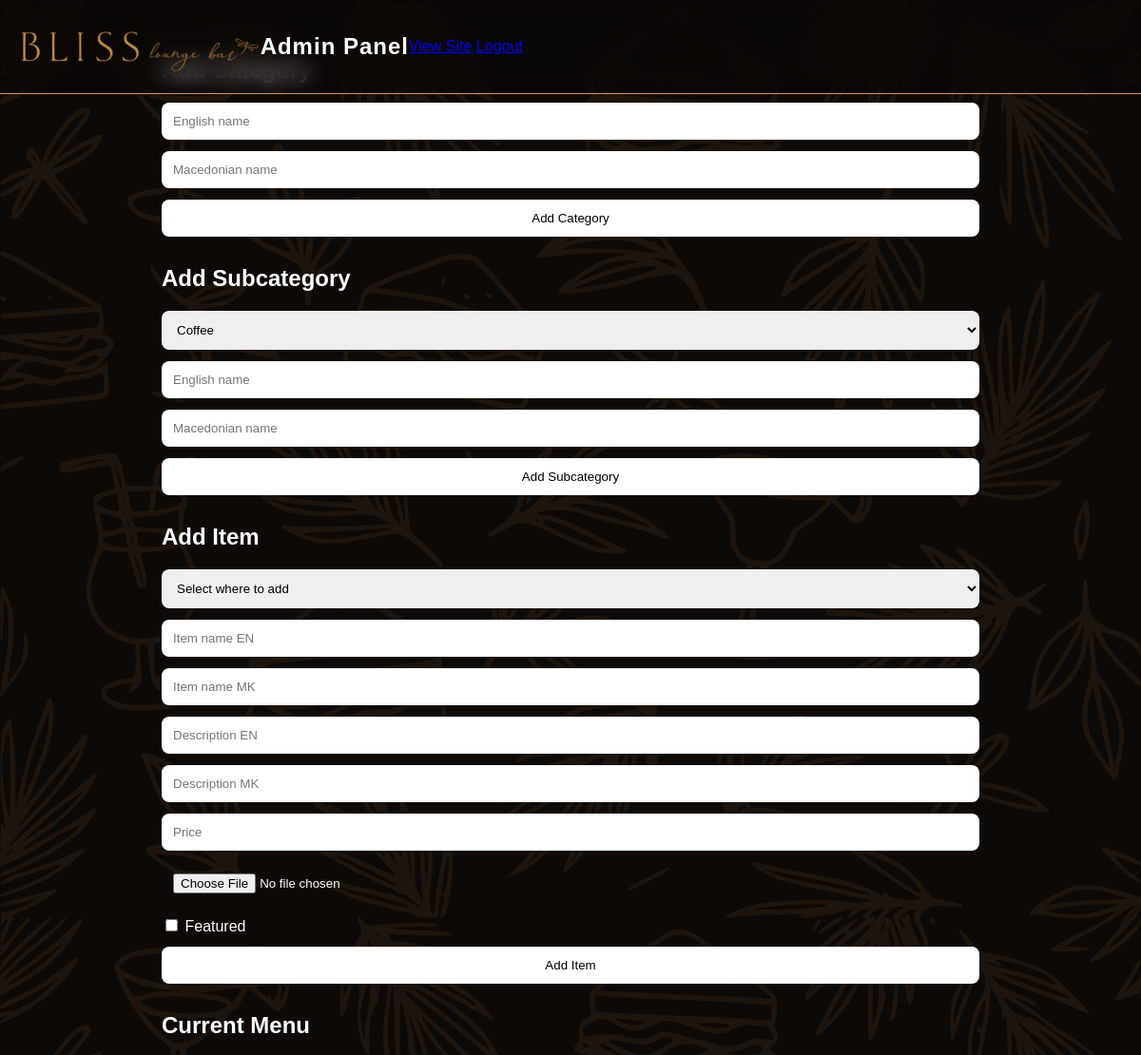
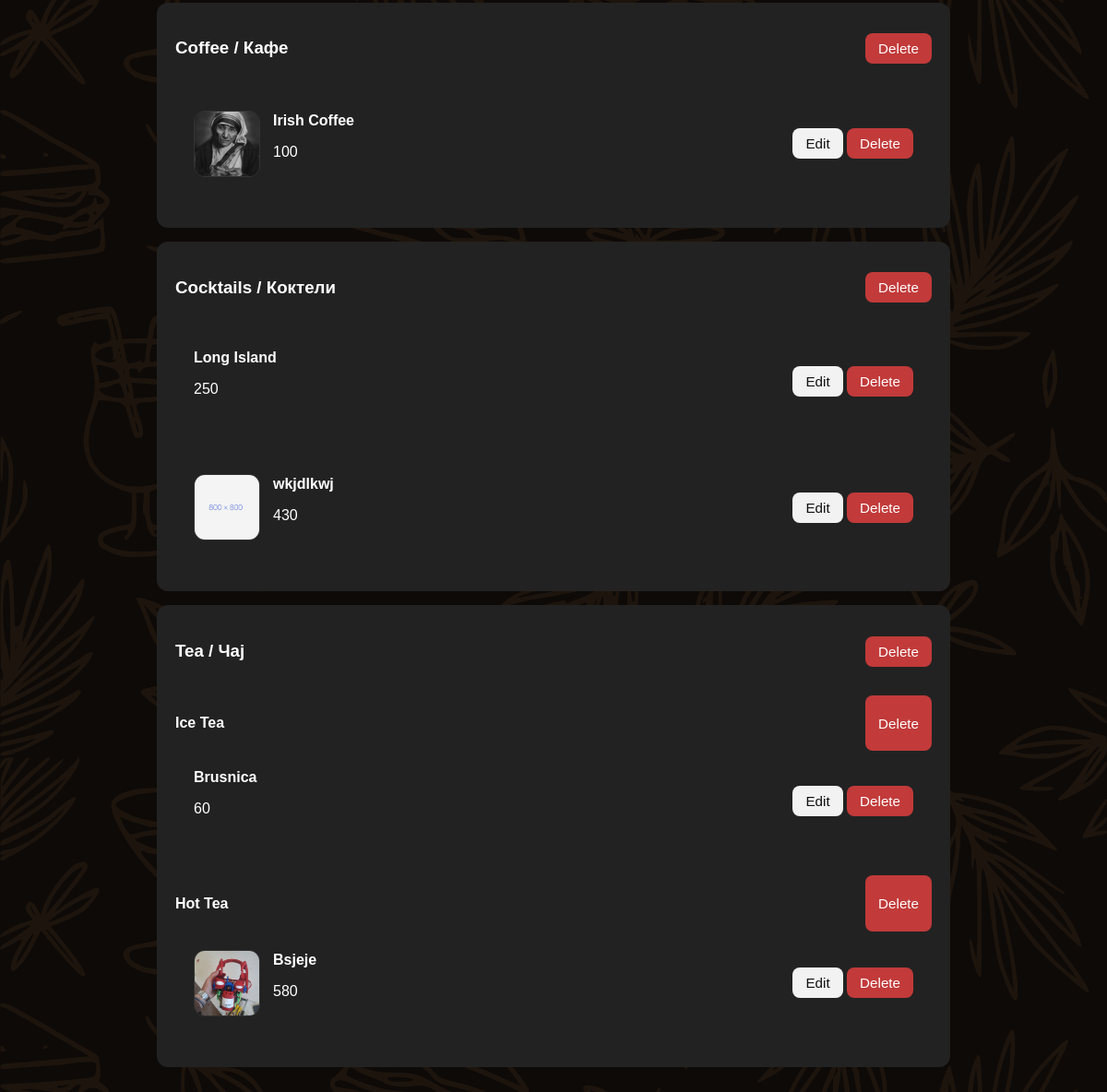
/admin (signed in), run on the app's committed database (2 pictures, top to bottom).
### tables this page shows
CREATE TABLE categories (
            id TEXT PRIMARY KEY,
            name_en TEXT NOT NULL,
            name_mk TEXT NOT NULL
        );

CREATE TABLE items (
            id TEXT PRIMARY KEY,
            category_id TEXT,
            subcategory_id TEXT,
            name_en TEXT NOT NULL,
            name_mk TEXT NOT NULL,
            description_en TEXT DEFAULT '',
            description_mk TEXT DEFAULT '',
            price TEXT DEFAULT '',
            image TEXT DEFAULT '',
            featured INTEGER DEFAULT 0,
            FOREIGN KEY (category_id) REFERENCES categories(id) ON DELETE CASCADE,
            FOREIGN KEY (subcategory_id) REFERENCES subcategories(id) ON DELETE CASCADE
        );

CREATE TABLE subcategories (
            id TEXT PRIMARY KEY,
            category_id TEXT NOT NULL,
            name_en TEXT NOT NULL,
            name_mk TEXT NOT NULL,
            FOREIGN KEY (category_id) REFERENCES categories(id) ON DELETE CASCADE
        );

### app.py (the view)
@app.route("/admin")
@api_login_required
def admin():
    data = load_data()
    return render_template("admin.html", data=data)

### app.py (called while the page is built)
def get_db():
    conn = sqlite3.connect(DATABASE)
    conn.row_factory = sqlite3.Row
    conn.execute("PRAGMA foreign_keys = ON")
    return conn

def row_to_item(row):
    return {
        "id": row["id"],
        "name_en": row["name_en"],
        "name_mk": row["name_mk"],
        "description_en": row["description_en"],
        "description_mk": row["description_mk"],
        "price": row["price"],
        "image": row["image"],
        "featured": bool(row["featured"]),
    }

def api_login_required(func):
    @wraps(func)
    def wrapper(*args, **kwargs):
        if not session.get("admin_logged_in"):
            return redirect(url_for("login"))
        return func(*args, **kwargs)
    return wrapper

### templates/admin.html (shortened to what this page needs)
<!DOCTYPE html>
<html lang="en">
<head>
    <link rel="stylesheet" href="{{ url_for('static', filename='style.css') }}">
</head>
<body>
<header>
    <nav class="navbar">
        <a href="/" class="logo">
            <img src="{{ url_for('static', filename='images/bliss-logo (BLISS).png') }}">
            <img class="logo-sub" src="{{ url_for('static', filename='images/bliss-logo (LOUNGE BAR).png') }}">
        </a>
        <h1>Admin Panel</h1>
        <div>
            <a href="/">View Site</a>
            <a href="/logout">Logout</a>
        </div>
    </nav>
</header>
<main class="admin-panel">
<section>
    <h2>Add Category</h2>
    <form action="/api/categories" method="POST">
        <input type="text" name="name_en" placeholder="English name" required>
        <input type="text" name="name_mk" placeholder="Macedonian name" required>
        <button type="submit">Add Category</button>
    </form>
</section>
<section>
    <h2>Add Subcategory</h2>
    <form action="/api/subcategories" method="POST">
        <select name="category_id" required>
            {% for category in data.categories %}
            <option value="{{ category.id }}">
                {{ category.name_en }}
            </option>
            {% endfor %}
        </select>
        <input type="text" name="name_en" placeholder="English name" required>
        <input type="text" name="name_mk" placeholder="Macedonian name" required>
        <button type="submit">Add Subcategory</button>
    </form>
</section>
<section>
    <h2>Add Item</h2>
    <form action="/api/items" method="POST" enctype="multipart/form-data">
        <select name="target_id" required>
            <option value="">Select where to add</option>
        </select>
        <input type="text" name="name_en" placeholder="Item name EN" required>
        <input type="text" name="name_mk" placeholder="Item name MK" required>
        <input type="text" name="description_en" placeholder="Description EN">
        <input type="text" name="description_mk" placeholder="Description MK">
        <input type="text" name="price" placeholder="Price">
        <input type="file" name="image_file" accept="image/*">
        <label>
            <input type="checkbox" name="featured">
            Featured
        </label>
        <button type="submit">Add Item</button>
    </form>
</section>
<section>
    <h2>Current Menu</h2>
    {% for category in data.categories %}
    <div class="admin-category">
        <div class="admin-category-header">
            <h3>{{ category.name_en }} / {{ category.name_mk }}</h3>
            <button class="small danger delete-category"
                    data-category-id="{{ category.id }}">
                Delete
            </button>
        </div>
        <div class="admin-category-items">
            {% for item in category["items"] %}
            <div class="admin-item">
                <div class="admin-item-main">
                    {% if item.image %}
                    <img class="admin-item-image"
                         src="{{ url_for('static', filename=item.image) }}">
                    {% endif %}
                    <div>
                        <strong>{{ item.name_en }}</strong>
                        <p>{{ item.price }}</p>
                    </div>
                </div>
                <div>
                    <button class="small edit-item" data-item-id="{{ item.id }}">Edit</button>
                    <button class="small danger delete-item" data-item-id="{{ item.id }}">Delete</button>
                </div>
            </div>
            {% endfor %}
            {% for sub in category["subcategories"] %}
            <div class="admin-subcategory">
                <div style="display:flex; justify-content:space-between;">
                    <h4>{{ sub.name_en }}</h4>
                    <button class="small danger delete-subcategory"
                            data-subcategory-id="{{ sub.id }}">
                        Delete
                    </button>
                </div>
                {% for item in sub["items"] %}
                <div class="admin-item">
                    <div class="admin-item-main">
                        {% if item.image %}
                        <img class="admin-item-image"
                             src="{{ url_for('static', filename=item.image) }}">
                        {% endif %}
                        <div>
                            <strong>{{ item.name_en }}</strong>
                            <p>{{ item.price }}</p>
                        </div>
                    </div>
                    <div>
                        <button class="small edit-item" data-item-id="{{ item.id }}">Edit</button>
                        <button class="small danger delete-item" data-item-id="{{ item.id }}">Delete</button>
                    </div>
                </div>
                {% endfor %}
            </div>
            {% endfor %}
        </div>
    </div>
    {% endfor %}
</section>
</main>
</body>
</html>

### static/style.css (style rules this page uses)
:root { --accent-color: #d29b52; }
html { scroll-behavior: smooth; }
* { box-sizing: border-box; }
body { margin: 0; font-family: Arial, sans-serif; color: white; background-color: #0e0a08; position: relative; }
body::before { content: ""; position: fixed; inset: 0; background-image: url("/static/images/BlissSendviciFM.svg"); background-repeat: no-repeat; background-position: top center; background-size: 100% auto; opacity: 0.08; pointer-events: none; z-index: -1; }
.navbar { position: fixed; top: 0; left: 0; width: 100%; display: flex; flex-direction: column; background: rgba(0, 0, 0, 0.4); backdrop-filter: blur(12px); border-bottom: 1px solid var(--accent-color); height: 70px; overflow: hidden; transition: height 0.4s ease; z-index: 1000; }
.navbar h1 { font-weight: 600; letter-spacing: 1px; }
.logo img { height: 38px; width: auto; display: block; }
.logo { display: flex; align-items: flex-end !important; gap: 8px; }
.logo-sub { height: 18px; width: auto; opacity: 0.8; position: relative; top: 8px; }
.button, button { padding: 12px 20px; border: none; background: white; color: black; cursor: pointer; border-radius: 8px; }
.small { padding: 8px 14px; border-radius: 8px; font-size: 0.95rem; border: none; cursor: pointer; background: #f2f2f2; color: #111; }
.small.danger { background: #c23a3a; color: white; }
.admin-category-header { display: flex; justify-content: space-between; align-items: center; gap: 16px; margin-bottom: 18px; }
.admin-category-items { display: grid; gap: 12px; }
.admin-item { display: flex; justify-content: space-between; align-items: center; gap: 12px; flex-wrap: wrap; }
.admin-item-main { display: flex; align-items: center; gap: 14px; min-width: 0; }
.admin-item-image { width: 72px; height: 72px; object-fit: cover; border-radius: 12px; border: 1px solid #333; }
.featured, .menu, .admin-panel, .admin-login { padding: 40px 20px; max-width: 900px; margin: auto; }
.featured-card, .menu-item, .admin-category, .admin-item { background: #222; padding: 20px; border-radius: 12px; margin-bottom: 15px; }
form { display: grid; gap: 12px; margin-bottom: 30px; }
input, select { padding: 12px; border-radius: 8px; border: none; }
@media (min-width: 769px) { .navbar { flex-direction: row; height: auto; overflow: visible; align-items: center; padding: 15px 20px; } }
html { scroll-behavior: smooth; scroll-padding-top: 90px; }

### data on the page
categories: name_en "Coffee", name_mk "Кафе"
items: image (picture), name_en "Irish Coffee", price "100"
categories: name_en "Cocktails", name_mk "Коктели"
items: name_en "Long Island", price "250"
items: image (picture), name_en "wkjdlkwj", price "430"
categories: name_en "Tea", name_mk "Чај"
subcategories: name_en "Ice Tea"
items: name_en "Brusnica", price "60"
subcategories: name_en "Hot Tea"
items: image (picture), name_en "Bsjeje", price "580"

### other printed values
form field category_id "Coffee"
